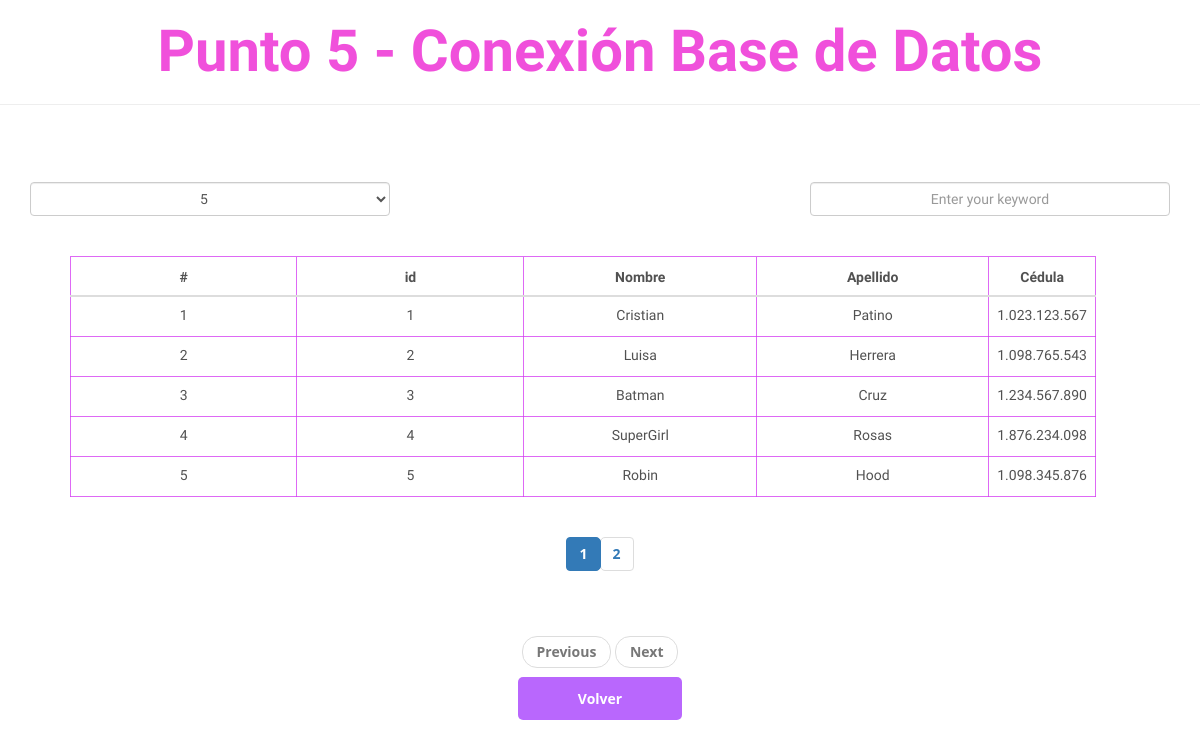
The app's page /punto-5/index.php with its own data.
### tables this page shows
CREATE TABLE `usuarios` (
  `id` int(11) NOT NULL,
  `nombre` varchar(100) NOT NULL,
  `apellido` varchar(100) NOT NULL,
  `cedula` varchar(30) NOT NULL
);

### punto-5/index.php (the view, shortened to what this page needs)
<?php
    include './db/conexion.php';
    $query = mysqli_query($conexion, "SELECT * FROM usuarios")
?>
<!DOCTYPE html>
<html lang="en">
<head>
    <link rel="stylesheet" href="https://cdnjs.cloudflare.com/ajax/libs/twitter-bootstrap/3.3.7/css/bootstrap.min.css">
    <link rel="stylesheet" href="./styles/table.css">
    <link rel="stylesheet" href="../styles/general-styles.css">
</head>
<body>
<h1>Punto 5 - Conexión Base de Datos</h1>
    <hr>
<div class="wrapper">
    <div class="container">
            <div class="filter">
            <div class="row">
                <div class="col-sm-4">
                <div class="show-row">
                    <select class="form-control">
                    <option value="5" selected="selected">5</option>
                    </select>
                </div>
                </div>
                <div class="col-sm-4"></div>
                <div class="col-sm-4">
                <div class="search-row">
                    <input type="text" name="search" class="form-control" placeholder="Enter your keyword">
                </div>
                </div>
            </div>
            </div>
        <table id="music" class="table table-responsive table-hover">
            <thead>
            <tr  class="myHead">
                <th>#</th>
                <th>id</th>
                <th>Nombre</th>
                <th>Apellido</th>
                <th>Cédula</th>
            </tr>
            </thead>
            <tbody>
            <?php
            while ($datos = mysqli_fetch_array($query)) {
                $id = $datos['id'];
                $nombre = $datos['nombre'];
                $apellido = $datos['apellido'];
                $cedula = $datos['cedula'];
                echo'
                <tr data-url="FQS7i2z1CoA">
                    <td></td>
                    <td>'.$id.'</td>
                    <td>'.$nombre.'</td>
                    <td>'.$apellido.'</td>
                    <td>'.$cedula.'</td>
                </tr>
                ';
            }
            ?>
            </tbody>
        </table>
        <div class="text-center controller">
            <ul class="pagination"></ul>
            <ul class="pager">
            <li ><a href="javascript:void(0)" class="prev">Previous</a></li>
            <li><a href="javascript:void(0)" class="next">Next</a></li>
            </ul>
        </div>
    </div>
</div>
<a href="../index.php">Volver</a>
</body>
</html>

### punto-5/styles/table.css (style rules this page uses)
* { font-family: 'Comic Neue', sans-serif; }
.filter { margin-top: 5%; }
.table { width: 90%; }
td, th { width: 25%; text-align: center; }
thead, tbody { width: 100%; }
.prev, .next { background-color: #b154fde2; margin: 0px; color: #777; }
.pagination { margin: 0px; }

### styles/general-styles.css (style rules this page uses)
* { font-family: 'Comic Neue', sans-serif; }
body { text-align: center; color: #000000b5; }
h1 { font-size: 58px; color: #ee39d6e2; font-family: 'Comic Neue', sans-serif; font-weight: bold; }
input { width: 250px; height: 35px; border: none; border-bottom: 2px solid #db54fde2; outline: none; text-align: center; }
select { height: 35px; width: 250px; background-color: #bb2acead; border: none; text-align: center; outline: none; }
a, button { margin: 20px 0 40px; padding: 12px 60px; color: #ffffff; background-color: #b154fde2; border: none; border-radius: 5px; font-family: system-ui, -apple-system; font-size: 14px; font-weight: bold; text-decoration: none; cursor: pointer; width: auto; height: auto; }
table { margin: 40px; border-collapse: collapse; }
tr { height: 40px; }
td, th, thead { border: 1px solid #d53cf3c4; color: #000000ae; padding: 20px; }
td { padding: 15px 30px; }

### records on screen
usuarios: id "1", nombre "Cristian", apellido "Patino", cedula "1.023.123.567"
usuarios: id "2", nombre "Luisa", apellido "Herrera", cedula "1.098.765.543"
usuarios: id "3", nombre "Batman", apellido "Cruz", cedula "1.234.567.890"
usuarios: id "4", nombre "SuperGirl", apellido "Rosas", cedula "1.876.234.098"
usuarios: id "5", nombre "Robin", apellido "Hood", cedula "1.098.345.876"
